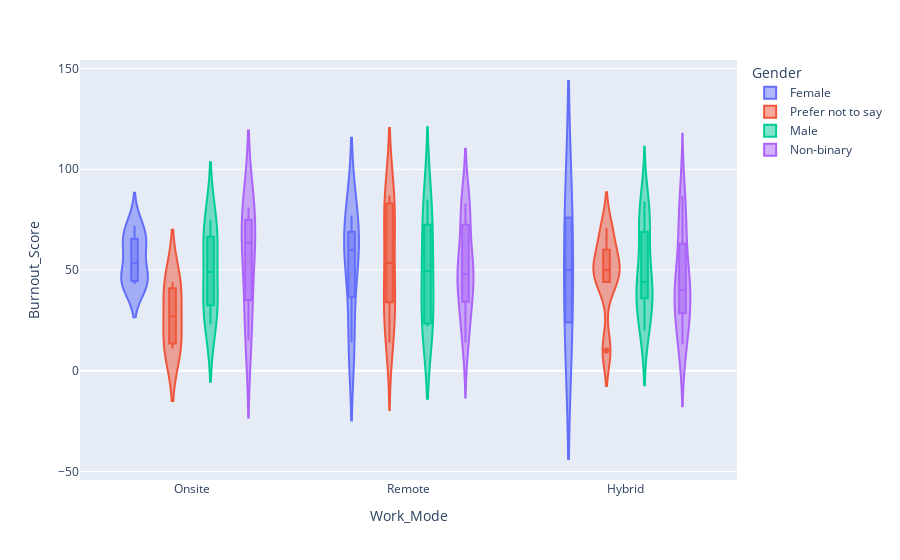

The code cell stored with this chart in its notebook:
### Code cell
fig = px.violin(df, y="Burnout_Score", x="Work_Mode", color="Gender", box=True)
fig.show()

### Figure 1 — Plotly figure (JSON) as saved in the notebook; plotly's stock layout.template omitted (floating-point values rounded to 4 significant figures)
{"data": [{"alignmentgroup": "True", "box": {"visible": true}, "hovertemplate": "Gender=Female<br>Work_Mode=%{x}<br>Burnout_Score=%{y}<extra></extra>", "legendgroup": "Female", "marker": {"color": "#636efa"}, "name": "Female", "offsetgroup": "Female", "orientation": "v", "scalegroup": "True", "showlegend": true, "type": "violin", "x": ["Onsite", "Remote", "Onsite", "Onsite", "Onsite", "Onsite", "Hybrid", "Hybrid", "Onsite", "Remote", "Remote", "Remote", "Onsite", "Onsite"], "x0": " ", "xaxis": "x", "y": [44, 59, 43, 47, 72, 60, 76, 24, 66, 77, 14, 61, 65, 45], "y0": " ", "yaxis": "y"}, {"alignmentgroup": "True", "box": {"visible": true}, "hovertemplate": "Gender=Prefer not to say<br>Work_Mode=%{x}<br>Burnout_Score=%{y}<extra></extra>", "legendgroup": "Prefer not to say", "marker": {"color": "#EF553B"}, "name": "Prefer not to say", "offsetgroup": "Prefer not to say", "orientation": "v", "scalegroup": "True", "showlegend": true, "type": "violin", "x": ["Remote", "Hybrid", "Remote", "Hybrid", "Hybrid", "Remote", "Onsite", "Remote", "Remote", "Remote", "Hybrid", "Remote", "Remote", "Remote", "Hybrid", "Onsite", "Hybrid", "Remote", "Remote", "Onsite", "Remote", "Onsite", "Remote", "Remote"], "x0": " ", "xaxis": "x", "y": [58, 71, 18, 44, 10, 49, 44, 14, 87, 35, 49, 34, 87, 62, 60, 16, 51, 73, 24, 38, 85, 11, 36, 83], "y0": " ", "yaxis": "y"}, {"alignmentgroup": "True", "box": {"visible": true}, "hovertemplate": "Gender=Male<br>Work_Mode=%{x}<br>Burnout_Score=%{y}<extra></extra>", "legendgroup": "Male", "marker": {"color": "#00cc96"}, "name": "Male", "offsetgroup": "Male", "orientation": "v", "scalegroup": "True", "showlegend": true, "type": "violin", "x": ["Hybrid", "Hybrid", "Hybrid", "Remote", "Onsite", "Hybrid", "Hybrid", "Remote", "Hybrid", "Onsite", "Hybrid", "Hybrid", "Onsite", "Remote", "Onsite", "Remote", "Onsite", "Hybrid", "Onsite", "Hybrid", "Onsite", "Remote", "Hybrid", "Remote", "Onsite", "Hybrid", "Remote", "Remote", "Hybrid", "Hybrid"], "x0": " ", "xaxis": "x", "y": [78, 69, 84, 85, 73, 31, 69, 81, 20, 23, 39, 46, 27, 23, 60, 24, 75, 48, 60, 36, 38, 64, 42, 22, 38, 77, 54, 45, 36, 20], "y0": " ", "yaxis": "y"}, {"alignmentgroup": "True", "box": {"visible": true}, "hovertemplate": "Gender=Non-binary<br>Work_Mode=%{x}<br>Burnout_Score=%{y}<extra></extra>", "legendgroup": "Non-binary", "marker": {"color": "#ab63fa"}, "name": "Non-binary", "offsetgroup": "Non-binary", "orientation": "v", "scalegroup": "True", "showlegend": true, "type": "violin", "x": ["Hybrid", "Hybrid", "Hybrid", "Onsite", "Hybrid", "Remote", "Onsite", "Remote", "Remote", "Remote", "Hybrid", "Remote", "Onsite", "Remote", "Hybrid", "Hybrid", "Hybrid", "Remote", "Hybrid", "Onsite", "Remote", "Remote", "Remote", "Hybrid", "Remote", "Hybrid", "Remote", "Onsite", "Onsite", "Remote", "Remote", "Remote"], "x0": " ", "xaxis": "x", "y": [87, 73, 69, 71, 13, 51, 81, 48, 41, 32, 26, 79, 15, 81, 38, 42, 45, 47, 36, 75, 19, 83, 47, 40, 56, 17, 14, 56, 35, 52, 78, 29], "y0": " ", "yaxis": "y"}], "layout": {"legend": {"title": {"text": "Gender"}, "tracegroupgap": 0}, "margin": {"t": 60}, "violinmode": "group", "xaxis": {"anchor": "y", "domain": [0, 1], "title": {"text": "Work_Mode"}}, "yaxis": {"anchor": "x", "domain": [0, 1], "title": {"text": "Burnout_Score"}}}}
